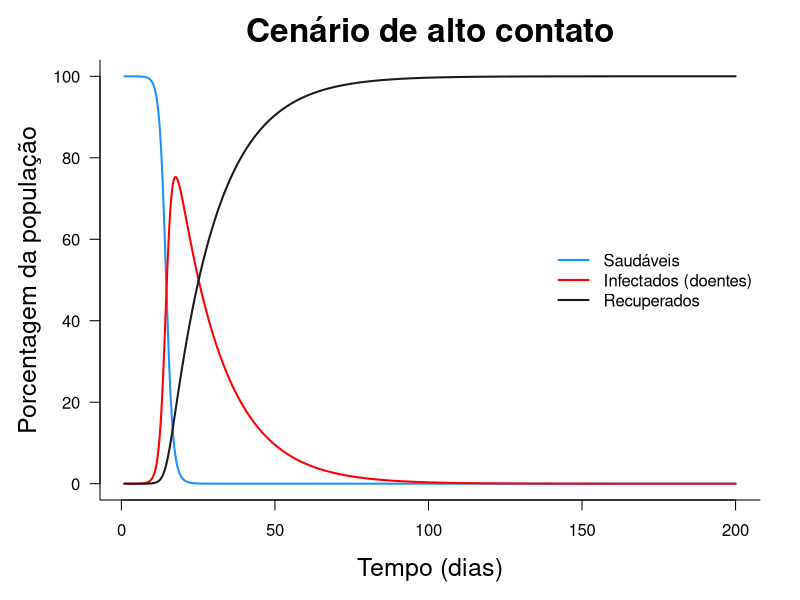
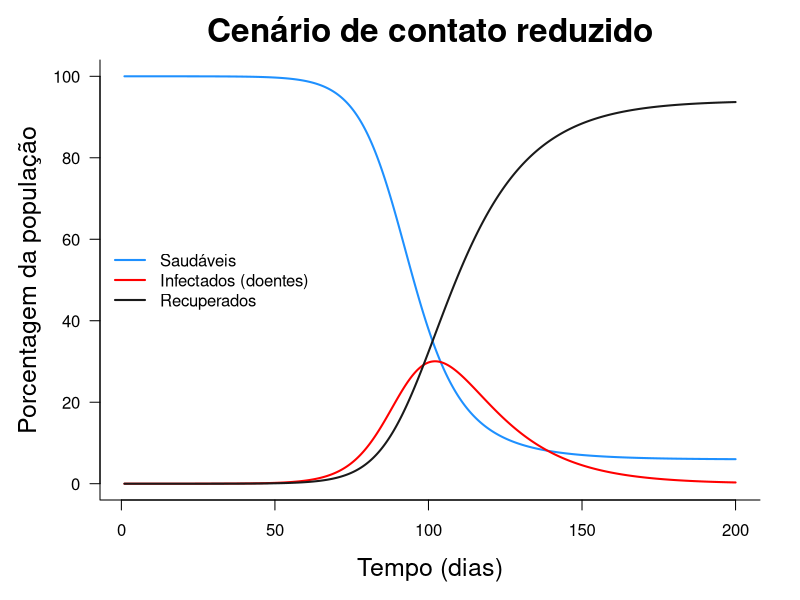
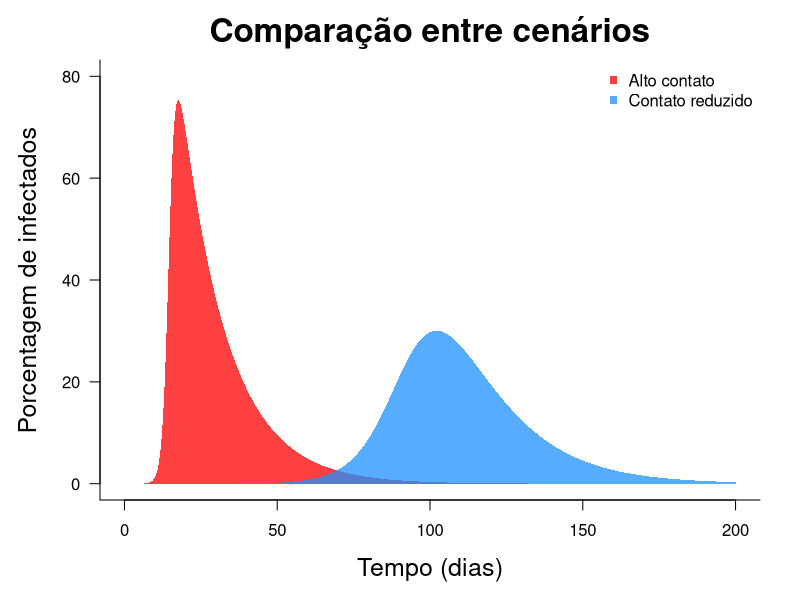
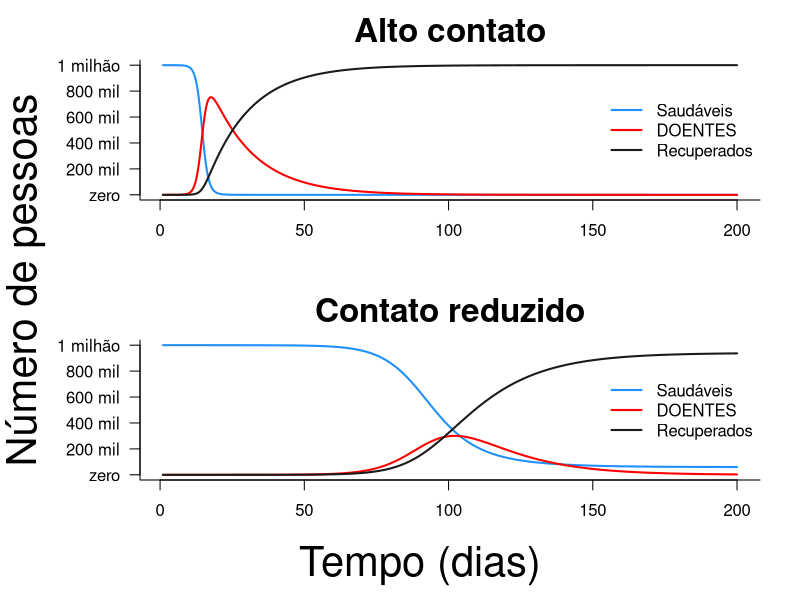

R code for these plots, in order:
#==========================================================
#Simulações numéricas no modelo SIR. Afinal, porque nao?
#rm(list=ls()) #limpando a area de trabalho
library(deSolve) #carregando o pacotes
#----------------------------------------------------------
#soh o bom e velho modelo SIR
#mais informacoes aqui:
#https://en.wikipedia.org/wiki/Compartmental_models_in_epidemiology

SIR = function(t, y, parms)
{
  with(as.list(c(y, parms)), 
       {
         N = S+I+R
         
         dS = -beta*I*S/N
         
         dI = beta*I*S/N - gamma*I
         
         dR = gamma*I
         
         return(list(c(S = dS, I = dI, R = dR)))
       })
}
#corzinhas para os graficos
cols = c("dodgerblue","red","grey10")
#----------------------------------------------------------

#vamos rodar dois cenarios

#aqui, cada pessoa infecta, em media, uma pessoa por dia
t1 = ode(y = c(S=1e6, I = 3, R = 0),
         times = seq(from=1, to=200, by=0.1),
         func = SIR,
         parms = c(beta=1, gamma=1/15))
head(t1)

#convertendo os dados para porcentagem
dat1 = as.data.frame(t1)
head(dat1)
dat1[,-1] = dat1[,-1]/(1e6+3)*100
head(dat1)

#pico da infeccao
peak1 = which.max(t1[,"I"])
t1[peak1,]
round(dat1[peak1,])

#700 mil infectatos no apice da epidemia. O.O !!!

#aqui, o contagio eh soh de 1/5, ou uma pessoa a cada 5 dias
t2 = ode(y = c(S=1e6, I = 3, R = 0),
         times = seq(from=1, to=200, by=0.1),
         func = SIR,
         parms = c(beta=.2, gamma=1/15))

head(t2)
#convertendo os dados para porcentagem
dat2 = as.data.frame(t2)
dat2[,-1] = dat2[,-1]/(1e6+3)*100
head(dat2)

#pico da epidemia
peak2 = which.max(t2[,"I"])
t2[peak2,]
dat2[peak2,]

#300 mil infectados, ainda preocupante!

#vamos desenhar graficos bonitinhos
#(os graficos salvos aqui no github estao em resolucao menor
# pra ajustar melhor no site).
#cenario 1
png("SIR1.png", height=12, width=16, units="cm",
    res=450)
{
  par(las=1, bty="l", mgp=c(3,1,0), mar=c(5,5,3, 2),
      oma=c(0,0,0,0),
      cex.lab=1.5, mfrow=c(1,1), cex.main=2)
  cols = c("dodgerblue","red","grey10")
  matplot(x=dat1$time,y=dat1[,-1], type="l", lty=1, 
          col=cols, lwd=2, xlab="Tempo (dias)", 
          ylab="Porcentagem da população",
          main="Cenário de alto contato")
  legend("right", col=cols, lty=1, lwd=2, bty="n",
         legend=c("Saudáveis", "Infectados (doentes)", "Recuperados"))
  
}
dev.off()

#cenario 2
png("SIR2.png", height=12, width=16, units="cm",
    res=450)
{
  par(las=1, bty="l", mgp=c(3,1,0), mar=c(5,5,3, 2),
      oma=c(0,0,0,0),
      cex.lab=1.5, mfrow=c(1,1), cex.main=2)
  cols = c("dodgerblue","red","grey10")
  matplot(x=dat2$time,y=dat2[,-1], type="l", lty=1, 
          col=cols, lwd=2, xlab="Tempo (dias)", 
          ylab="Porcentagem da população",
          main="Cenário de contato reduzido")
  legend("left", col=cols, lty=1, lwd=2, bty="n",
         legend=c("Saudáveis", "Infectados (doentes)", "Recuperados"))
  
}
dev.off()

#comparando cenarios
library(plotrix)
library(scales)
fcols = alpha(c("red", "dodgerblue"), 0.75)
png("SIR1x2.png", height=12, width=16, units="cm",
    res=450)
{
  
  par(las=1, bty="l", mgp=c(3,1,0), mar=c(5,5,3, 2),
      oma=c(0,0,0,0),
      cex.lab=1.5, mfrow=c(1,1), cex.main=2)
  
  plot(0, type="n", ylim=c(0,80), xlim=c(0,200),
     xlab="Tempo (dias)", 
     ylab="Porcentagem de infectados",
     main="Comparação entre cenários")
  
  #altas gambiarras pra desenhar uma area colorida
  polygon(x=c(0, dat1$time,200),
          y=c(0, dat1$I, 0), col = fcols[1], border=NA)
  
  polygon(x=c(0, dat2$time,200),
          y=c(0, dat2$I, 0), col = fcols[2], border=NA)

  legend("topright", col=fcols, pch=15, bty="n",
         legend=c("Alto contato", 
                "Contato reduzido"))
}
dev.off()

#um grafico soh com os dois cenarios
png("SIR.png", height=24, width=16, units="cm",
    res=450)
{
par(las=1, bty="l", mgp=c(3,1,0), mar=c(4,5,3, 2),
    oma=c(2,2,0,0),
    cex.lab=2, mfrow=c(2,1), cex.main=2)
cols = c("dodgerblue","red","grey10")
matplot(y=t1[,-1],x=t1[,1], type="l", lty=1, 
        col=cols, yaxt="n",
        lwd=2, xlab="", ylab="",
        main="Alto contato")
legend("right", col=cols, lty=1, lwd=2, bty="n",
        legend=c("Saudáveis", "DOENTES", "Recuperados"))

axis(side=2, at=seq(from=0, to=10, by=2)*1e5, 
     labels = c("zero", "200 mil", "400 mil", "600 mil",
                "800 mil", "1 milhão"))

matplot(y=t2[,-1],x=t2[,1], type="l", lty=1, 
        col=c("dodgerblue","red","grey10"), yaxt="n",
        lwd=2, xlab="", ylab="",
        main="Contato reduzido")

axis(side=2, at=seq(from=0, to=10, by=2)*1e5, 
    labels = c("zero", "200 mil", "400 mil", "600 mil",
                "800 mil", "1 milhão"))

legend("right", col=cols, lty=1, lwd=2, bty="n",
       legend=c("Saudáveis", "DOENTES", "Recuperados"))

par(las=3)
mtext(side=2, outer=TRUE, cex=2.5, line = 0, 
      text = "Número de pessoas")
par(las=1)
mtext(side=1, outer=TRUE, cex=2.5, line = 0, 
      text = "Tempo (dias)")
}
dev.off()

#==========================================================
